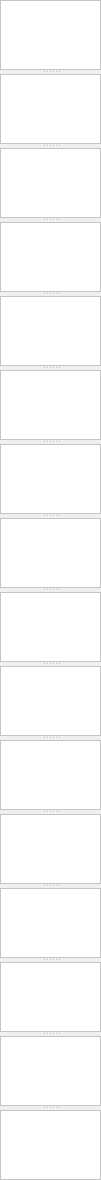
  <widget class="QSplitter" name="splitter_7">
   <property name="geometry">
    <rect>
     <x>1200</x>
     <y>220</y>
     <width>101</width>
     <height>501</height>
    </rect>
   </property>
   <property name="orientation">
    <enum>Qt::Vertical</enum>
   </property>
   <widget class="QTextEdit" name="textEdit">
    <property name="styleSheet">
     <string notr="true">background-color: rgb(255, 255, 255);</string>
    </property>
   </widget>
   <widget class="QTextEdit" name="textEdit_2">
    <property name="styleSheet">
     <string notr="true">background-color: rgb(255, 255, 255);</string>
    </property>
   </widget>
   <widget class="QTextEdit" name="textEdit_3">
    <property name="styleSheet">
     <string notr="true">background-color: rgb(255, 255, 255);</string>
    </property>
   </widget>
   <widget class="QTextEdit" name="textEdit_4">
    <property name="styleSheet">
     <string notr="true">background-color: rgb(255, 255, 255);</string>
    </property>
   </widget>
   <widget class="QTextEdit" name="textEdit_5">
    <property name="styleSheet">
     <string notr="true">background-color: rgb(255, 255, 255);</string>
    </property>
   </widget>
   <widget class="QTextEdit" name="textEdit_6">
    <property name="styleSheet">
     <string notr="true">background-color: rgb(255, 255, 255);</string>
    </property>
   </widget>
   <widget class="QTextEdit" name="textEdit_7">
    <property name="styleSheet">
     <string notr="true">background-color: rgb(255, 255, 255);</string>
    </property>
   </widget>
   <widget class="QTextEdit" name="textEdit_10">
    <property name="styleSheet">
     <string notr="true">background-color: rgb(255, 255, 255);</string>
    </property>
   </widget>
   <widget class="QTextEdit" name="textEdit_11">
    <property name="styleSheet">
     <string notr="true">background-color: rgb(255, 255, 255);</string>
    </property>
   </widget>
   <widget class="QTextEdit" name="textEdit_8">
    <property name="styleSheet">
     <string notr="true">background-color: rgb(255, 255, 255);</string>
    </property>
   </widget>
   <widget class="QTextEdit" name="textEdit_9">
    <property name="styleSheet">
     <string notr="true">background-color: rgb(255, 255, 255);</string>
    </property>
   </widget>
   <widget class="QTextEdit" name="textEdit_12">
    <property name="styleSheet">
     <string notr="true">background-color: rgb(255, 255, 255);</string>
    </property>
   </widget>
   <widget class="QTextEdit" name="textEdit_13">
    <property name="styleSheet">
     <string notr="true">background-color: rgb(255, 255, 255);</string>
    </property>
   </widget>
   <widget class="QTextEdit" name="textEdit_14">
    <property name="styleSheet">
     <string notr="true">background-color: rgb(255, 255, 255);</string>
    </property>
   </widget>
   <widget class="QTextEdit" name="textEdit_15">
    <property name="styleSheet">
     <string notr="true">background-color: rgb(255, 255, 255);</string>
    </property>
   </widget>
   <widget class="QTextEdit" name="textEdit_16">
    <property name="styleSheet">
     <string notr="true">background-color: rgb(255, 255, 255);</string>
    </property>
   </widget>
  </widget>
